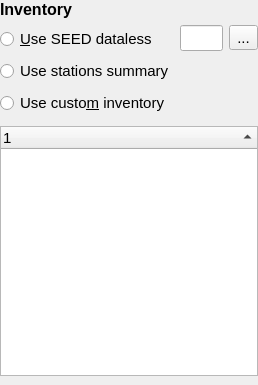
<?xml version="1.0" encoding="UTF-8"?>
<ui version="4.0">
 <class>Inventory</class>
 <widget class="QWidget" name="Inventory">
  <property name="geometry">
   <rect>
    <x>0</x>
    <y>0</y>
    <width>258</width>
    <height>383</height>
   </rect>
  </property>
  <property name="windowTitle">
   <string>Form</string>
  </property>
  <layout class="QVBoxLayout" name="verticalLayout_2">
   <property name="spacing">
    <number>6</number>
   </property>
   <property name="leftMargin">
    <number>0</number>
   </property>
   <property name="topMargin">
    <number>0</number>
   </property>
   <property name="rightMargin">
    <number>0</number>
   </property>
   <property name="bottomMargin">
    <number>9</number>
   </property>
   <item>
    <widget class="QLabel" name="label">
     <property name="font">
      <font>
       <pointsize>12</pointsize>
       <weight>75</weight>
       <bold>true</bold>
      </font>
     </property>
     <property name="text">
      <string>Inventory</string>
     </property>
    </widget>
   </item>
   <item>
    <widget class="QWidget" name="widget_2" native="true">
     <property name="minimumSize">
      <size>
       <width>0</width>
       <height>95</height>
      </size>
     </property>
     <property name="maximumSize">
      <size>
       <width>16777215</width>
       <height>100</height>
      </size>
     </property>
     <property name="font">
      <font>
       <pointsize>11</pointsize>
      </font>
     </property>
     <layout class="QGridLayout" name="gridLayout">
      <property name="margin">
       <number>0</number>
      </property>
      <item row="0" column="0" rowspan="2">
       <layout class="QVBoxLayout" name="verticalLayout">
        <property name="spacing">
         <number>6</number>
        </property>
        <item>
         <widget class="QRadioButton" name="radioButtonUseDataless">
          <property name="font">
           <font>
            <pointsize>11</pointsize>
           </font>
          </property>
          <property name="toolTip">
           <string>&lt;html&gt;&lt;head/&gt;&lt;body&gt;&lt;p&gt;Imports stations from a seed archive dataless.&lt;/p&gt;&lt;/body&gt;&lt;/html&gt;</string>
          </property>
          <property name="text">
           <string>&amp;Use SEED dataless</string>
          </property>
         </widget>
        </item>
        <item>
         <widget class="QRadioButton" name="radioButtonUseStationsSummary">
          <property name="font">
           <font>
            <pointsize>11</pointsize>
           </font>
          </property>
          <property name="toolTip">
           <string>&lt;html&gt;&lt;head/&gt;&lt;body&gt;&lt;p&gt;Imports stations from a seed archive dataless.&lt;/p&gt;&lt;/body&gt;&lt;/html&gt;</string>
          </property>
          <property name="text">
           <string>Use stations summary</string>
          </property>
         </widget>
        </item>
        <item>
         <widget class="QRadioButton" name="radioButtonUseCustom">
          <property name="font">
           <font>
            <pointsize>11</pointsize>
           </font>
          </property>
          <property name="toolTip">
           <string>&lt;html&gt;&lt;head/&gt;&lt;body&gt;&lt;p&gt;Lets the user specify a pool of stations.&lt;/p&gt;&lt;/body&gt;&lt;/html&gt;</string>
          </property>
          <property name="text">
           <string>Use custo&amp;m inventory</string>
          </property>
         </widget>
        </item>
       </layout>
      </item>
      <item row="0" column="1">
       <widget class="QWidget" name="widget" native="true">
        <property name="font">
         <font>
          <pointsize>11</pointsize>
         </font>
        </property>
        <layout class="QHBoxLayout" name="horizontalLayout">
         <property name="margin">
          <number>0</number>
         </property>
         <item>
          <widget class="QLineEdit" name="lineEdit">
           <property name="font">
            <font>
             <pointsize>11</pointsize>
            </font>
           </property>
          </widget>
         </item>
         <item>
          <widget class="QToolButton" name="toolButton">
           <property name="font">
            <font>
             <pointsize>11</pointsize>
            </font>
           </property>
           <property name="text">
            <string>...</string>
           </property>
          </widget>
         </item>
        </layout>
       </widget>
      </item>
      <item row="1" column="1">
       <spacer name="verticalSpacer">
        <property name="font">
         <font>
          <pointsize>11</pointsize>
         </font>
        </property>
        <property name="orientation">
         <enum>Qt::Vertical</enum>
        </property>
        <property name="sizeHint" stdset="0">
         <size>
          <width>20</width>
          <height>40</height>
         </size>
        </property>
       </spacer>
      </item>
     </layout>
    </widget>
   </item>
   <item>
    <widget class="QTreeWidget" name="treeWidgetInventory">
     <property name="minimumSize">
      <size>
       <width>0</width>
       <height>250</height>
      </size>
     </property>
     <property name="font">
      <font>
       <pointsize>11</pointsize>
      </font>
     </property>
     <property name="contextMenuPolicy">
      <enum>Qt::CustomContextMenu</enum>
     </property>
     <property name="toolTip">
      <string>&lt;html&gt;&lt;head/&gt;&lt;body&gt;&lt;p&gt;Type in network(s) and station(s) to build an inventory.&lt;/p&gt;&lt;p&gt;Each station will be added into the list of entity to be processed thru the trigger detection mechanism.&lt;/p&gt;&lt;/body&gt;&lt;/html&gt;</string>
     </property>
     <property name="frameShape">
      <enum>QFrame::StyledPanel</enum>
     </property>
     <property name="frameShadow">
      <enum>QFrame::Plain</enum>
     </property>
     <property name="verticalScrollMode">
      <enum>QAbstractItemView::ScrollPerPixel</enum>
     </property>
     <property name="uniformRowHeights">
      <bool>true</bool>
     </property>
     <property name="sortingEnabled">
      <bool>true</bool>
     </property>
     <column>
      <property name="text">
       <string notr="true">1</string>
      </property>
     </column>
    </widget>
   </item>
  </layout>
  <zorder>label</zorder>
  <zorder>treeWidgetInventory</zorder>
  <zorder>widget_2</zorder>
 </widget>
 <resources/>
 <connections/>
</ui>
